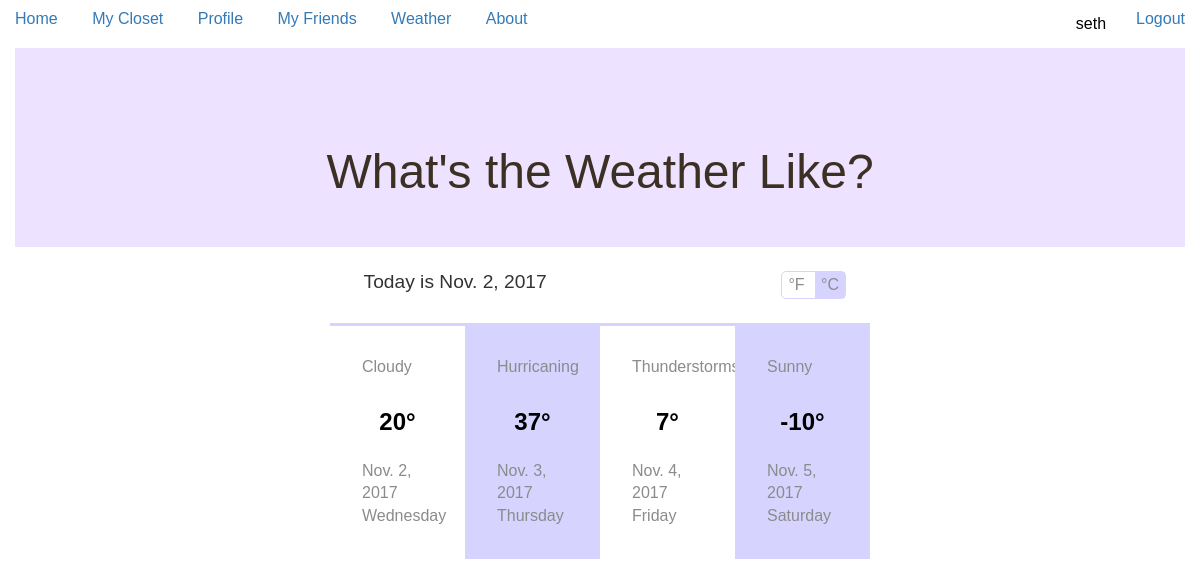
Screenshot of /mycloset/weather.html (signed in) with the database file from the repository.
### mycloset/models.py (models this page shows)
class Weather(models.Model):
    weather_type = models.CharField(max_length=20)
    date = models.DateField('Date', null=True, blank=True)
    def __str__(self):
        return '%s' % (self.weather_type)

### mycloset/views.py (the view)
def weather(request):
        date = Weather.objects.get(date='2017-11-02')
        date2 = Weather.objects.get(date='2017-11-03')
        date3 = Weather.objects.get(date='2017-11-04')
        date4 = Weather.objects.get(date='2017-11-05')
        weather_type = Weather.objects.get(weather_type='Cloudy')
        return render(
		request,
		'weather.html',
		context = {'date':date,'date2':date2,'date3':date3,'date4':date4,'weather_type':weather_type},
	)

### mycloset/templates/weather.html (shortened to what this page needs)
<!DOCTYPE html>
<html lang="en">
<head>
  <link rel="stylesheet" href="https://maxcdn.bootstrapcdn.com/bootstrap/3.3.7/css/bootstrap.min.css">
  {% load static %}
  <link rel="stylesheet" href="{% static 'css/weather-style.css' %}">
</head>
<body>
<div class="nav">
  <li role="presentation"><a href="{% url 'index' %}">Home</a></li>
  <li role="presentation"><a href="{% url 'closet' %}">My Closet</a></li>
  <li role="presentation"><a href="{% url 'profile' %}">Profile</a></li>
  <li role="presentation"><a href="{% url 'friends' %}">My Friends</a></li>
  <li role="presentation"><a href="{% url 'weather' %}">Weather</a></li>
  <li role="presentation"><a href="{% url 'about' %}">About</a></li>
  {% if user.is_authenticated %}
    <li role="presentation" class="pull-right"><a href="{% url 'logout'%}?next={{request.path}}">Logout</a></li>
    <li role="presentation" class="pull-right navbar-text"> {{ user.get_username }} </li>
  {% else %}
    <li role="presentation" class="pull-right"><a href="{% url 'login'%}?next={{request.path}}">Login</a></li>
  {% endif %}
</div>
<div class="container">
  <h1>What's the Weather Like?</h1>
</div>
	<div class="header">
		<div class="header-top">
			<h2><img class="whe" src="images/sun.png" alt="" />Today is {{ date.date }}</h2>
			<ul>
				<li><p>°F</p></li>
				<li><p class="cen">°C</p></li>
			</ul>
		</div>
		<div class="header-bottom">
			<div class="header-bottom1">
				<div class="header-head">
				<h4>{{ weather_type }}</h4>
				<h6>20°</h6>
				<div class="bottom-head">
					<p>{{ date.date }}</p>
					<p>Wednesday</p>
				</div>
			</div>
			</div>
			<div class="header-bottom1 header-bottom2">
				<div class="header-head">
			<h4>{{ date2 }}</h4>
			<h6>37°</h6>
			<div class="bottom-head">
					<p>{{ date2.date }}</p>
					<p>Thursday</p>
				</div>
			</div>
			</div>
			<div class="header-bottom1">
				<div class="header-head">
				<h4>{{ date3 }}</h4>
				<h6>7°</h6>
				<div class="bottom-head">
					<p>{{ date3.date }}</p>
					<p>Friday</p>
				</div>
			</div>
			</div>
			<div class="header-bottom1 header-bottom2">
				<div class="header-head">
			<h4>{{ date4 }}</h4>
			<h6>-10°</h6>
			<div class="bottom-head">
					<p>{{ date4.date }}</p>
					<p>Saturday</p>
				</div>
				</div>
			</div>
		</div>
	</div>
</body>
</html>

### mycloset/static/css/weather-style.css (style rules this page uses)
html,body,div,span,applet,object,iframe,h1,h2,h3,h4,h5,h6,p,blockquote,pre,a,abbr,acronym,address,big,cite,code,del,dfn,em,img,ins,kbd,q,s,samp,small,strike,strong,sub,sup,tt,var,b,u,i,dl,dt,dd,ol,nav ul,nav li,fieldset,form,label,legend,table,caption,tbody,tfoot,thead,tr,th,td,article,aside,canvas,details,embed,figure,figcaption,footer,header,hgroup,menu,nav,output,ruby,section,summary,time,mark,audio,video { margin:0;padding:0;border:0;font-size:100%;font:inherit;vertical-align:baseline; }
ol, ul { list-style:none;margin:0;padding:0; }
.nav>li { float: none; display: inline-block; color: black; }
body { font-family: 'Montserrat', sans-serif; font-size: 100%; }
.header-bottom { border-color: #D6D3FF; }
.container { background: #EDE2FF; }
a { text-decoration: none; }
h1 { text-align: center; font-size: 3em; color: #3C2F24; margin: 2em 0em 1em 0em; }
.header { background: #fff; width:40%; margin: 0 auto; }
.header-top { border-bottom: 3px solid #D6D3FF; padding: 1.5em; }
.header-top h2 { font-size: 1.2em; float: left; }
.header-top ul { float: right; border: 1px solid #D6D3FF; border-radius: 5px; }
.header-top li { display: inline-block; }
.header-top li p { color:#8C8B8B; font-size: 1em; padding: 4px 6px; }
.header-top li p.cen { background: #D6D3FF; }
.header-bottom1 { float: left; width: 25%; }
.header-head { padding: 2em; }
.header-bottom2 { background: #D6D3FF; }
.header-bottom1:nth-child(3) { border-right: none; }
.header-head h4 { color:#8C8B8B; font-size: 1em; }
.header-head h6 { color:#000; font-size: 1.5em; font-weight: bold; text-align: center; margin-bottom: 1em; }
.bottom-head p { color:#8C8B8B; font-size: 1em; line-height: 1.4em; }
@media (max-width:1366px) { .header { width: 42%; } }
@media (max-width:1280px) { .header { width: 45%; } }

### rows the page displays
Weather: date "Nov. 2, 2017"
Weather: weather_type "Cloudy"
Weather: weather_type "Hurricaning", date "Nov. 3, 2017"
Weather: weather_type "Thunderstorms", date "Nov. 4, 2017"
Weather: weather_type "Sunny", date "Nov. 5, 2017"

### other values shown
{{ user.get_username }} "seth"
